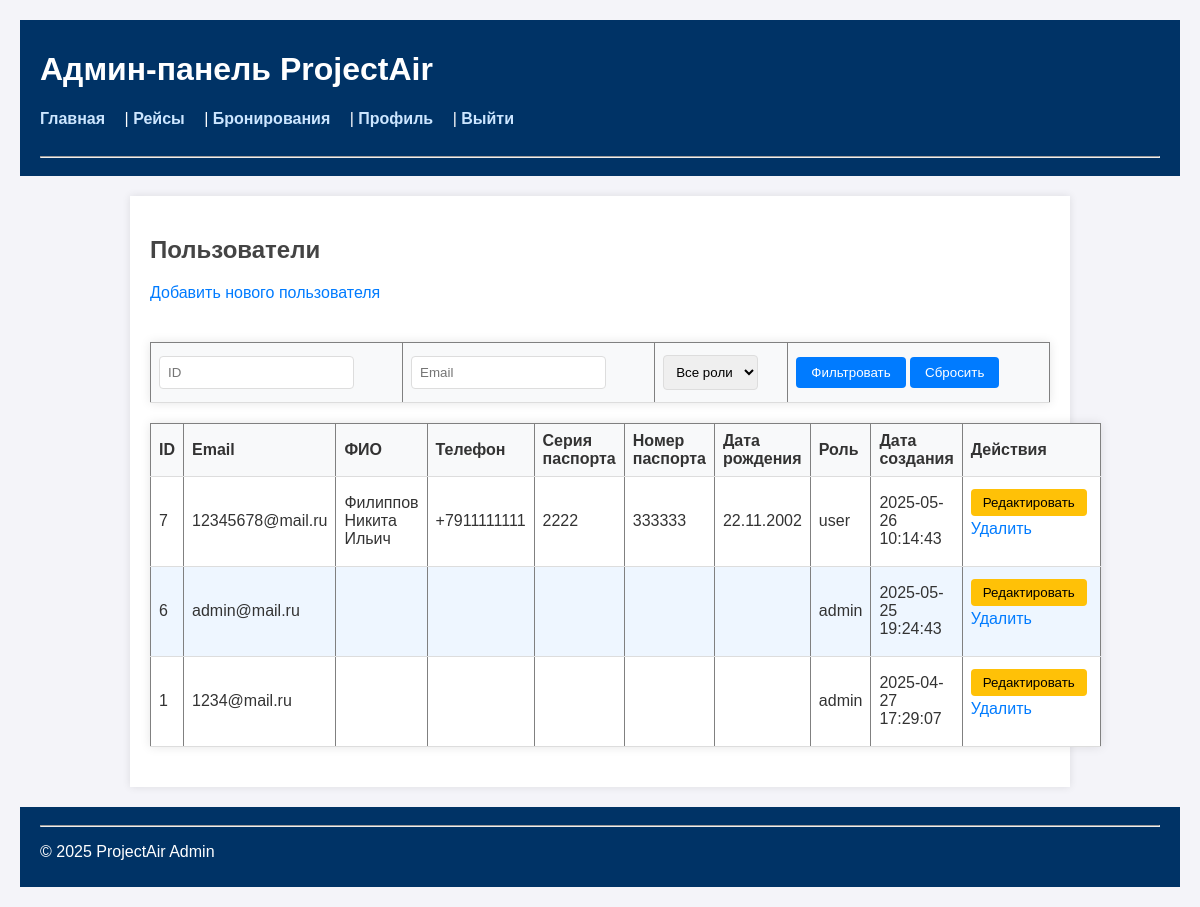
Screenshot of /admin/edit.php (signed in) with the database file from the repository.
### tables this page shows
CREATE TABLE `user_profiles` (
  `user_id` int NOT NULL,
  `full_name` varchar(100) DEFAULT NULL,
  `phone` varchar(20) DEFAULT NULL,
  `passport_series` varchar(10) DEFAULT NULL,
  `passport_number` varchar(20) DEFAULT NULL,
  `passport_issued_by` varchar(255) DEFAULT NULL,
  `passport_issue_date` date DEFAULT NULL,
  `birth_date` date DEFAULT NULL
);

CREATE TABLE `users` (
  `user_id` int NOT NULL,
  `email` varchar(100) NOT NULL,
  `password` varchar(255) NOT NULL,
  `role` enum('guest','user','admin') DEFAULT 'user',
  `created_at` timestamp NULL DEFAULT CURRENT_TIMESTAMP
);

### admin/edit.php (the view, shortened to what this page needs)
<?php
require_once 'db.php';
include 'header.php';
$where = [];
$params = [];
$whereClause = $where ? 'WHERE ' . implode(' AND ', $where) : '';
$sql = "SELECT u.*, up.full_name, up.phone, up.passport_series, up.passport_number, up.passport_issued_by, up.passport_issue_date, up.birth_date FROM users u LEFT JOIN user_profiles up ON u.user_id = up.user_id $whereClause ORDER BY u.user_id DESC";
$stmt = $pdo->prepare($sql);
$stmt->execute($params);
$users = $stmt->fetchAll(PDO::FETCH_ASSOC);
?>
<!DOCTYPE html>
<html lang="ru">
<head>
</head>
<body>
<h2>Пользователи</h2>
<a href="edit_user.php">Добавить нового пользователя</a>
<form method="get" id="filterForm">
    <table border="1" cellpadding="5" cellspacing="0">
        <tr>
            <th><input type="text" name="user_id" placeholder="ID" value="<?= htmlspecialchars($_GET['user_id'] ?? '') ?>"></th>
            <th><input type="text" name="email" placeholder="Email" value="<?= htmlspecialchars($_GET['email'] ?? '') ?>"></th>
            <th>
                <select name="role">
                    <option value="">Все роли</option>
                </select>
            </th>
            <th>
                <button type="submit">Фильтровать</button>
                <button type="button" onclick="resetFilters()">Сбросить</button>
            </th>
        </tr>
    </table>
</form>
<table border="1" cellpadding="5" cellspacing="0" id="usersTable">
    <thead>
    <tr>
        <th>ID</th>
        <th>Email</th>
        <th>ФИО</th>
        <th>Телефон</th>
        <th>Серия паспорта</th>
        <th>Номер паспорта</th>
        <th>Дата рождения</th>
        <th>Роль</th>
        <th>Дата создания</th>
        <th>Действия</th>
    </tr>
    </thead>
    <tbody>
    <?php foreach ($users as $user): ?>
        <tr data-user="<?= htmlspecialchars($user['user_id']) ?>">
            <td><?= htmlspecialchars($user['user_id']) ?></td>
            <td class="editable" data-field="email" data-original="<?= htmlspecialchars($user['email']) ?>">
                <?= htmlspecialchars($user['email']) ?>
            </td>
            <td class="editable" data-field="full_name" data-original="<?= htmlspecialchars($user['full_name'] ?? '') ?>">
                <?= htmlspecialchars($user['full_name'] ?? '') ?>
            </td>
            <td class="editable" data-field="phone" data-original="<?= htmlspecialchars($user['phone'] ?? '') ?>">
                <?= htmlspecialchars($user['phone'] ?? '') ?>
            </td>
            <td class="editable" data-field="passport_series" data-original="<?= htmlspecialchars($user['passport_series'] ?? '') ?>">
                <?= htmlspecialchars($user['passport_series'] ?? '') ?>
            </td>
            <td class="editable" data-field="passport_number" data-original="<?= htmlspecialchars($user['passport_number'] ?? '') ?>">
                <?= htmlspecialchars($user['passport_number'] ?? '') ?>
            </td>
            <td class="editable" data-field="birth_date" data-original="<?= htmlspecialchars($user['birth_date'] ? date('d.m.Y', strtotime($user['birth_date'])) : '') ?>">
                <?= htmlspecialchars($user['birth_date'] ? date('d.m.Y', strtotime($user['birth_date'])) : '') ?>
            </td>
            <td class="editable-select" data-field="role" data-original="<?= htmlspecialchars($user['role']) ?>">
                <?= htmlspecialchars($user['role']) ?>
            </td>
            <td><?= htmlspecialchars($user['created_at']) ?></td>
            <td>
                <button class="edit-btn">Редактировать</button>
                <a href="delete_user.php?user_id=<?= urlencode($user['user_id']) ?>" onclick="return confirm('Удалить пользователя?');">Удалить</a>
            </td>
        </tr>
    <?php endforeach; ?>
    </tbody>
</table>
<?php include 'footer.php'; ?>

### admin/css/admin.css (style rules this page uses)
body { font-family: Arial, sans-serif; background: #f7f7f7; margin: 0; padding: 0; }
table { width: 100%; border-collapse: collapse; }
table th, table td { padding: 8px; text-align: left; }
table tr:nth-child(even) { background: #eef6ff; }
button, a.button { background: #007acc; color: white; padding: 5px 12px; border: none; border-radius: 3px; text-decoration: none; cursor: pointer; }
body { font-family: Arial, sans-serif; margin: 20px; background-color: #f4f4f9; color: #333; }
h2 { color: #444; }
a { color: #007bff; text-decoration: none; margin-bottom: 20px; display: inline-block; }
table { width: 100%; border-collapse: collapse; margin: 20px 0; background-color: white; box-shadow: 0 0 10px rgba(0, 0, 0, 0.1); }
th, td { padding: 12px; text-align: left; border-bottom: 1px solid #ddd; }
th { background-color: #f8f9fa; font-weight: bold; }
input[type="text"], input[type="datetime-local"], select { padding: 8px; margin: 4px 0; border: 1px solid #ddd; border-radius: 4px; box-sizing: border-box; }
button { padding: 8px 15px; margin: 4px 0; background-color: #007bff; color: white; border: none; border-radius: 4px; cursor: pointer; }
.save-btn, .cancel-btn, .edit-btn { padding: 6px 12px; margin-right: 5px; cursor: pointer; }
.edit-btn { background-color: #ffc107; color: black; }

### rows the page displays
user_profiles: user_id.user_id "7", user_id.email "12345678@mail.ru", full_name "Филиппов Никита Ильич", phone "+7911111111", passport_series "2222", passport_number "333333", birth_date "22.11.2002", user_id.role "user", user_id.created_at "2025-05-26 10:14:43"
users: user_id "6", email "admin@mail.ru", role "admin", created_at "2025-05-25 19:24:43"
users: user_id "1", email "1234@mail.ru", role "admin", created_at "2025-04-27 17:29:07"
